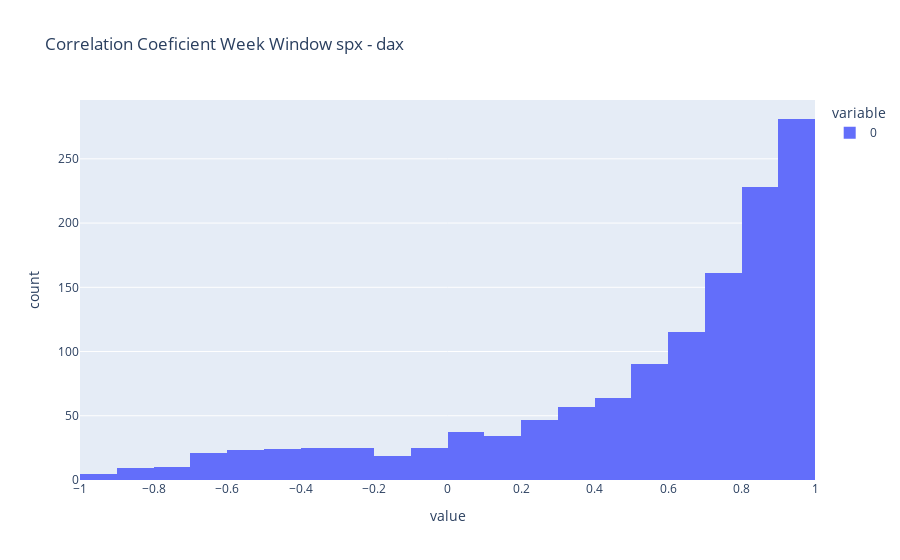
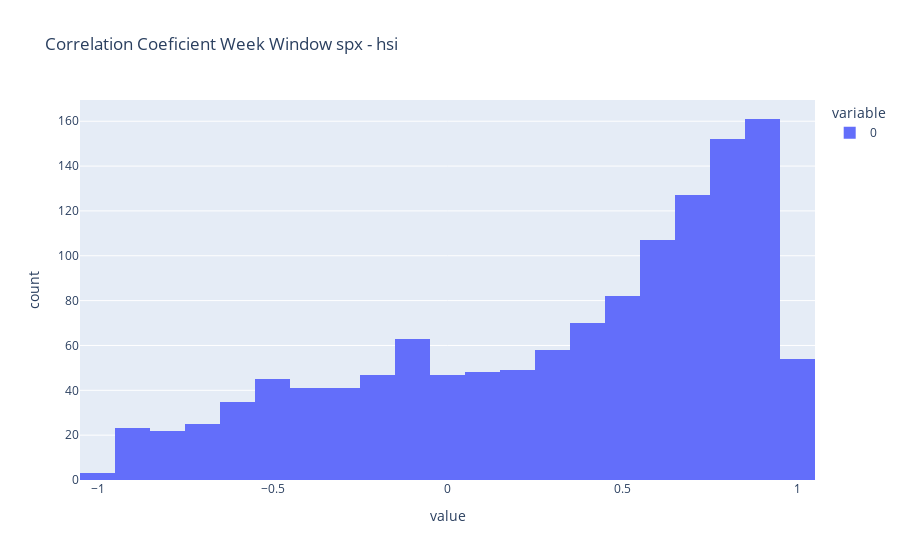
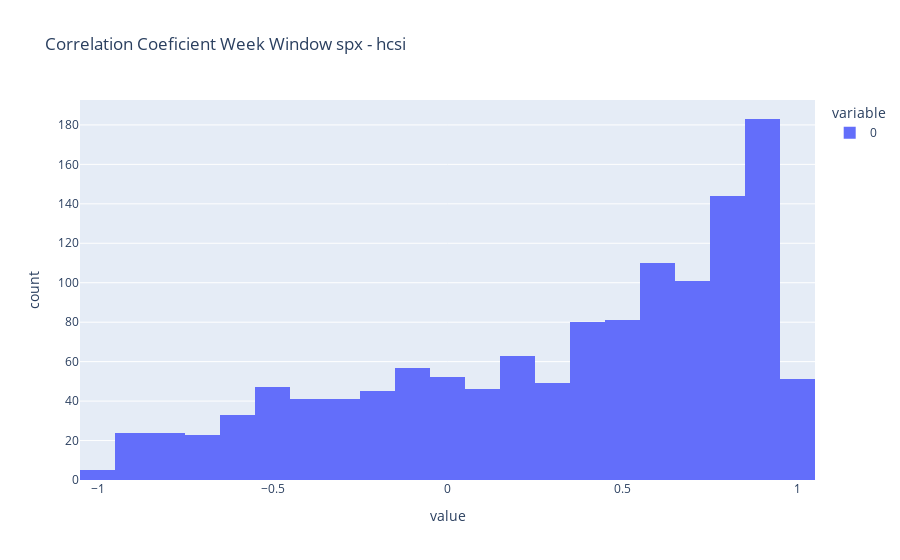
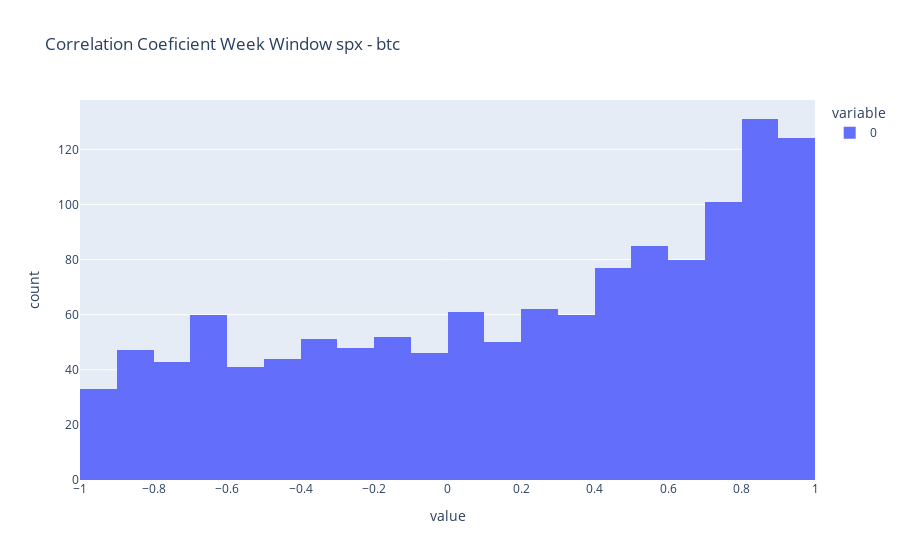

Notebook cell for these charts, in order:
### Code cell
#Plot distribution of correlations

for week_window in week_windows:
    dataframe, ticker = week_window
    fig = px.histogram(dataframe, title=f"Correlation Coeficient Week Window spx - {ticker}")
    fig.show()

### Figure 1 — Plotly figure (JSON) as saved in the notebook; plotly's stock layout.template omitted (floating-point values rounded to 4 significant figures; data arrays with more than 128 entries replaced by an {"elided": "..."} marker saying what was removed)
{"data": [{"alignmentgroup": "True", "bingroup": "x", "hovertemplate": "variable=0<br>value=%{x}<br>count=%{y}<extra></extra>", "legendgroup": "0", "marker": {"color": "#636efa", "pattern": {"shape": ""}}, "name": "0", "offsetgroup": "0", "orientation": "v", "showlegend": true, "type": "histogram", "x": {"elided": "1304 float values"}, "xaxis": "x", "yaxis": "y"}], "layout": {"barmode": "relative", "legend": {"title": {"text": "variable"}, "tracegroupgap": 0}, "title": {"text": "Correlation Coeficient Week Window spx - dax"}, "xaxis": {"anchor": "y", "domain": [0, 1], "title": {"text": "value"}}, "yaxis": {"anchor": "x", "domain": [0, 1], "title": {"text": "count"}}}}

### Figure 2 — Plotly figure (JSON) as saved in the notebook; plotly's stock layout.template omitted (floating-point values rounded to 4 significant figures; data arrays with more than 128 entries replaced by an {"elided": "..."} marker saying what was removed)
{"data": [{"alignmentgroup": "True", "bingroup": "x", "hovertemplate": "variable=0<br>value=%{x}<br>count=%{y}<extra></extra>", "legendgroup": "0", "marker": {"color": "#636efa", "pattern": {"shape": ""}}, "name": "0", "offsetgroup": "0", "orientation": "v", "showlegend": true, "type": "histogram", "x": {"elided": "1304 float values"}, "xaxis": "x", "yaxis": "y"}], "layout": {"barmode": "relative", "legend": {"title": {"text": "variable"}, "tracegroupgap": 0}, "title": {"text": "Correlation Coeficient Week Window spx - hsi"}, "xaxis": {"anchor": "y", "domain": [0, 1], "title": {"text": "value"}}, "yaxis": {"anchor": "x", "domain": [0, 1], "title": {"text": "count"}}}}

### Figure 3 — Plotly figure (JSON) as saved in the notebook; plotly's stock layout.template omitted (floating-point values rounded to 4 significant figures; data arrays with more than 128 entries replaced by an {"elided": "..."} marker saying what was removed)
{"data": [{"alignmentgroup": "True", "bingroup": "x", "hovertemplate": "variable=0<br>value=%{x}<br>count=%{y}<extra></extra>", "legendgroup": "0", "marker": {"color": "#636efa", "pattern": {"shape": ""}}, "name": "0", "offsetgroup": "0", "orientation": "v", "showlegend": true, "type": "histogram", "x": {"elided": "1304 float values"}, "xaxis": "x", "yaxis": "y"}], "layout": {"barmode": "relative", "legend": {"title": {"text": "variable"}, "tracegroupgap": 0}, "title": {"text": "Correlation Coeficient Week Window spx - hcsi"}, "xaxis": {"anchor": "y", "domain": [0, 1], "title": {"text": "value"}}, "yaxis": {"anchor": "x", "domain": [0, 1], "title": {"text": "count"}}}}

### Figure 4 — Plotly figure (JSON) as saved in the notebook; plotly's stock layout.template omitted (floating-point values rounded to 4 significant figures; data arrays with more than 128 entries replaced by an {"elided": "..."} marker saying what was removed)
{"data": [{"alignmentgroup": "True", "bingroup": "x", "hovertemplate": "variable=0<br>value=%{x}<br>count=%{y}<extra></extra>", "legendgroup": "0", "marker": {"color": "#636efa", "pattern": {"shape": ""}}, "name": "0", "offsetgroup": "0", "orientation": "v", "showlegend": true, "type": "histogram", "x": {"elided": "1304 float values"}, "xaxis": "x", "yaxis": "y"}], "layout": {"barmode": "relative", "legend": {"title": {"text": "variable"}, "tracegroupgap": 0}, "title": {"text": "Correlation Coeficient Week Window spx - btc"}, "xaxis": {"anchor": "y", "domain": [0, 1], "title": {"text": "value"}}, "yaxis": {"anchor": "x", "domain": [0, 1], "title": {"text": "count"}}}}
